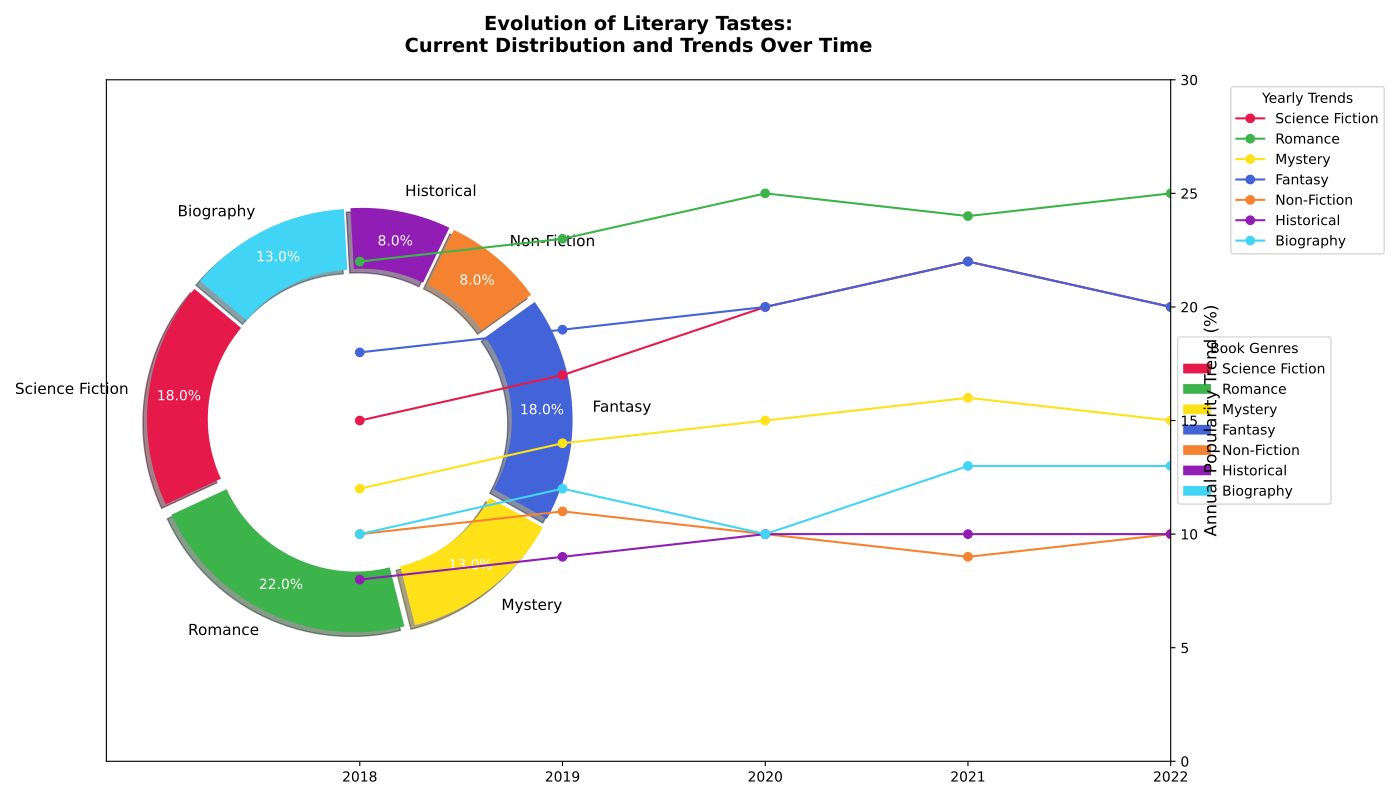

This chart was generated by the following Python code:
import matplotlib.pyplot as plt
import numpy as np

# Define the genres of books and their corresponding percentages
genres = ['Science Fiction', 'Romance', 'Mystery', 'Fantasy', 'Non-Fiction', 'Historical', 'Biography']
distribution = [18, 22, 13, 18, 8, 8, 13]

# Hypothetical trend data for each genre over recent years
years = ['2018', '2019', '2020', '2021', '2022']
trend_data = {
    'Science Fiction': [15, 17, 20, 22, 20],
    'Romance': [22, 23, 25, 24, 25],
    'Mystery': [12, 14, 15, 16, 15],
    'Fantasy': [18, 19, 20, 22, 20],
    'Non-Fiction': [10, 11, 10, 9, 10],
    'Historical': [8, 9, 10, 10, 10],
    'Biography': [10, 12, 10, 13, 13]
}

# New colors for pie and bars
new_colors = ['#e6194b', '#3cb44b', '#ffe119', '#4363d8', '#f58231', '#911eb4', '#42d4f4']

# Create the figure and axes
fig, ax = plt.subplots(figsize=(14, 8), subplot_kw=dict(aspect="equal"))

# Create the donut chart
wedges, texts, autotexts = ax.pie(
    distribution, labels=genres, colors=new_colors,
    autopct='%1.1f%%', startangle=140, pctdistance=0.85,
    wedgeprops=dict(width=0.3), shadow=True, explode=(0.05,) * len(genres)
)

# Customizing text properties for pie chart
for autotext in autotexts:
    autotext.set_color('white')
    autotext.set_fontsize(10)
for text in texts:
    text.set_fontsize(11)

# Adding a legend for the pie chart
ax.legend(wedges, genres, title="Book Genres", loc="center left", bbox_to_anchor=(1, 0, 0.5, 1))

# Create secondary axes for overlaying a line chart
ax2 = ax.twinx()

# Set up line chart
x = np.arange(len(years))

# Plot lines for each genre
for i, genre in enumerate(genres):
    ax2.plot(x, trend_data[genre], marker='o', linestyle='-', color=new_colors[i], label=genre)

# Customizing the overlay line chart
ax2.set_ylabel('Annual Popularity Trend (%)', fontsize=12)
ax2.set_xticks(x)
ax2.set_xticklabels(years, fontsize=10)
ax2.set_ylim(0, 30)
ax2.legend(title="Yearly Trends", loc="upper left", bbox_to_anchor=(1.05, 1))

# Customize the plot title
plt.title("Evolution of Literary Tastes:\nCurrent Distribution and Trends Over Time", 
          fontsize=14, fontweight='bold', pad=20)

# Adjust layout for readability
plt.tight_layout()

# Display the plot
plt.show()
